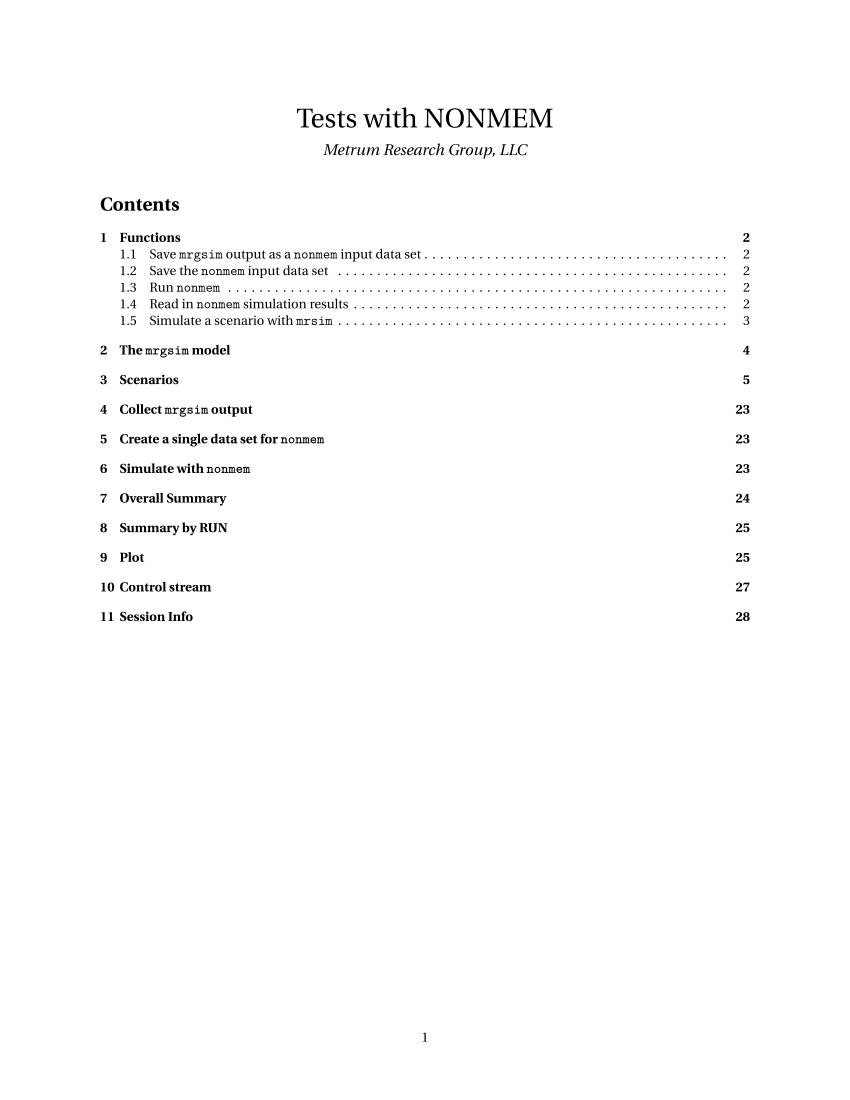

R code for this plot:
##' ---
##' title: "Tests with NONMEM"
##' author: "Metrum Research Group, LLC"
##' date: ""
##' output: 
##'   pdf_document:
##'     toc: true
##'     number_sections: true
##'     latex_engine: xelatex
##'     extra_dependencies:
##'       fontenc: T1
##'       mathdesign: utopia
##'   github_document:
##'     toc: true
##'     
##' ---

##' \newpage

Sys.setenv(RSTUDIO_PANDOC = "/usr/lib/rstudio-server/bin/pandoc")

#+ message = FALSE
.libPaths("/data/Rlibs")
library(mrgsolve)
library(dplyr)
library(readr)
library(ggplot2)

#+ echo = FALSE
knitr::opts_chunk$set(comment = '.', fig.path = "img/nmtest4-")
#+

carry <- c("cmt", "amt","ii", "addl", "rate", "evid", "ss")

##' # Functions
##' 
##' 
##' ## Save `mrgsim` output as a `nonmem` input data set
to_data_set <- function(x,id = NULL) {
  x <- as.data.frame(x)
  x <- mutate(x, C = '.', DV = '.', cmt = if_else(cmt==0, 2, cmt))
  x <- dplyr::select(x, "C", everything())
  if(is.numeric(id)) x <- mutate(x,ID = id)
  x
}

##' ## Save the `nonmem` input data set
sv <- function(x,file) {
  write.csv(file = file, row.names = FALSE, quote = FALSE, x)
}

##' ## Run `nonmem`
run <- function(number) {
  metrumrg::NONR(number, project = "model", 
                 command = "/opt/NONMEM/nm73/nmqual/autolog.pl", 
                 checkrunno=FALSE)
  return(tabread(number))
}

##' ## Read in `nonmem` simulation results
tabread <- function(number) {
  tab <- file.path("model", number, "TAB")
  if(file.exists(tab)) return(read_table(tab, skip=1))
  stop("the run failed")
}

##' ## Simulate a scenario with `mrsim`
sim <- function(x, e,...) {
  mrgsim(x, events = e, carry.out = carry, digits = 5, ...) 
}

##' \newpage
##' 
##' # The `mrgsim` model

code <- '
$SET req = ""
$PARAM CL = 1.1, V = 20, KA = 1.5
LAGT = 0, MODE = 0, DUR2 = 2, RAT2 = 10, BIOAV = 1

$PKMODEL cmt = "GUT CENT", depot = TRUE

$MAIN

F_CENT = BIOAV;
ALAG_CENT = LAGT;

if(MODE==1) R_CENT = RAT2;
if(MODE==2) D_CENT = DUR2;


$TABLE
capture DV = (CENT/(V/1000));
capture CP = DV;

$CAPTURE LAGT MODE DUR2 RAT2 BIOAV
'

mod <- mcode_cache("tests1", code)
mod <- update(mod, end=130, delta = 1)

##'
##'\newpage
##'
##' # Scenarios
##' 
##' ### Bolus doses, with additional
ev <- ev(amt = 100, ii = 24, addl = 3) 
ev
out1 <- sim(mod,ev)
plot(out1)
data1 <- to_data_set(out1, 1)

##' ### Bolus doses, lag time and bioav factor
ev <- ev(amt = 100, ii = 24, addl = 3, LAGT = 12.13, BIOAV = 2.23, cmt = 2) 
ev
out1.1 <- sim(mod,ev)
plot(out1.1)
data1.1 <- to_data_set(out1.1, 1.1)

##' ### Infusion doses, with additional
ev <- ev(amt = 100, ii = 24, addl = 3, rate = 100/10, cmt = 2) 
ev
out2 <- sim(mod,ev)
plot(out2)
data2 <- to_data_set(out2, 2)

##' ### Infusion doses to depot, with additional
ev <- ev(amt = 100, ii = 24, addl = 3, rate = 100/12, cmt = 1) 
ev
out2.1 <- sim(mod,ev)
plot(out2.1)
data2.1 <- to_data_set(out2.1, 2.1)


##' ### Infusion doses, with additional and lag time
ev <- ev(amt = 100, ii = 24, addl=3, rate = 100/10, LAGT = 4.15, cmt = 2) 
ev
out3 <- sim(mod,ev)
plot(out3)
data3 <- to_data_set(out3, 3)

##' ### Infusion doses, with lag time and bioav factor
ev <- ev(amt = 100, ii = 24, addl = 3, rate = 100/10, LAGT = 3.25, BIOAV = 0.412, cmt = 2) 
ev
out4 <- sim(mod,ev)
plot(out4)
data4 <- to_data_set(out4, 4)

##' ### Infusion doses at steady-state, with lag time and bioav factor
ev <- ev(amt = 100, ii = 24, addl = 3, rate = 100/10, LAGT = 3.16, BIOAV = 0.412, ss = 1, cmt = 2) 
ev
out5 <- sim(mod,ev)
plot(out5)
data5 <- to_data_set(out5, 5)

##' ### Infusion doses at steady state, II < DUR, with bioav factor
ev <- ev(amt = 100, ii = 6, addl = 12, rate = 100/10, BIOAV = 0.812, ss = 1, cmt = 2) 
ev
out6 <- sim(mod,ev)
plot(out6)
data6 <- to_data_set(out6, 6)

##' ### Infusion doses at steady state, II < DUR, no bioav factor
ev <- ev(amt = 100, ii = 6, addl = 12, rate = 100/10, ss = 1, cmt = 2) 
ev
out6.1 <- sim(mod,ev)
plot(out6.1)
data6.1 <- to_data_set(out6.1, 6.1)

##' ### Infusion doses at steady state where II is a multiple of DUR
ev <- ev(amt = 100, ii = 6, addl = 12, rate = signif(100/12,5), ss = 1, cmt = 2) 
ev
out6.2 <- sim(mod,ev)
plot(out6.2)
data6.2 <- to_data_set(out6.2, 6.2)

##' ### Infusion doses at steady state where II == DUR, with bioav factor
ev <- ev(amt = 100, ii = 10, addl = 8, rate = 100/10, LAGT = 0, BIOAV = 0.412, ss = 1, cmt = 2) 
ev
out7 <- sim(mod,ev)
plot(out7)
data7 <- to_data_set(out7, 7)

##' ### Infusion doses at steady state, where II == DUR
ev <- ev(amt = 100, ii = 10, addl = 8, rate = 100/10, ss = 1, cmt = 2) 
ev
out7.1 <- sim(mod,ev)
plot(out7.1)
data7.1 <- to_data_set(out7.1, 7.1)

##' ### Bolus doses at steady state, with bioav factor and lag time
ev <- ev(amt = 100, ii = 24, addl=3,  LAGT = 4, BIOAV = 0.412, ss = 1, cmt = 2) 
ev
out8 <- sim(mod,ev)
plot(out8)
data8 <- to_data_set(out8, 8)

##' ### Bolus doses with lag time and bioavability factor
ev <- ev(amt = 100, ii = 24, addl=3,  LAGT = 5, BIOAV = 0.412, cmt = 2) 
ev
out9 <- sim(mod,ev)
plot(out9)
data9 <- to_data_set(out9, 9)

##' ### Bolus / infusion
ev <- ev(amt = 100, cmt = 2, LAGT = 1) + ev(time = 13, amt = 50, ii = 24, addl = 2, rate = 24)
ev
out10 <- sim(mod,ev)
plot(out10)
data10 <- to_data_set(out10, 10)

##' ### Infusion with modeled duration, lag time, and bioav factor
ev <- ev(amt = 100, rate = -2, DUR2 = 9, MODE = 2, cmt = 2, ii = 24, addl = 3, LAGT = 5, BIOAV = 0.61)
ev
out11 <- sim(mod,ev)
plot(out11)
data11 <- to_data_set(out11,11)

##' ### Infusion with modeled duration, at steady state with bioav factor
ev <- ev(amt = 100, rate = -2, DUR2 = 9, MODE = 2, cmt = 2, ii = 12, addl = 5, ss = 1, BIOAV = 0.61)
ev
out12 <- sim(mod,ev)
plot(out12)
data12 <- to_data_set(out12,12)

##' ### Reset and dose (EVID 4) with additional
##' 
##' 
ev <- 
  ev(amt = 100, ii = 12, addl = 5, rate = 50, BIOAV = 0.61) + 
  ev(amt = 120, evid = 4, time = 80, BIOAV = 0.5, ii = 12, addl = 2)
ev
out13 <- sim(mod,ev)
plot(out13)
data13 <- to_data_set(out13,13)

##' ### Reset (EVID 3) with additional
##' 
##' 
ev <- 
  ev(amt = 100, ii = 12, addl = 3, rate = 50, BIOAV = 0.61) + 
  ev(amt = 0, evid = 3, time = 50, cmt = 2) + 
  ev(amt = 120, ii = 24, addl = 2, time = 54)
ev
out14 <- sim(mod,ev)
plot(out14)
data14 <- to_data_set(out14,14)


##' # Collect `mrgsim` output
sims <- list(out1,out1.1,out2,out2.1,out3,out4,out5,out6,out6.1,out6.2,out7,out7.1,
             out8,out9,out10,out11,out12,out13,out14)
sims <- lapply(sims, as.data.frame)
sims <- bind_rows(sims)

##' # Create a single data set for `nonmem`
data <- bind_rows(data1,data1.1,data2,data2.1,data3,data4,data5,data6,data6.1,data6.2,data7,data7.1,
                  data8,data9,data10,data11,data12,data13,data14)

sv(data, "data/1001.csv")

##' # Simulate with `nonmem`
out <- run(1001)


##' # Overall Summary
##' 
##' Dimensions for mrgsim and nonmem output
dim(out)
dim(sims)

##' This is the `nonmem` minus `mrgsim` summary
summary(out$CP - sims$CP)

data$NM <- out$CP
data$MRGSIM <- sims$CP

##' 
##' \newpage
##' 
##' # Summary by RUN
##' 
##' `diff` is the simulated `CP` from `nonmem` minus the simulated
##' `CP` from `mrgsim`
group_by(data,ID) %>% 
  mutate(diff = NM - MRGSIM) %>%
  summarise(mean = mean(diff), max = max(diff), min = min(diff))

##' # Plot
#+ fig.height = 8
ggplot(data = data) + 
  geom_point(aes(time,NM),color = "firebrick") + 
  geom_line(aes(time,MRGSIM,group = ID)) +
  facet_wrap(~ID, scales = "free_y", ncol = 3)

##' \newpage
##' 
##' # Control stream
#+ comment = "  "
writeLines(readLines("model/1001.ctl"))

##' \newpage
##' 
##' # Session Info
#+
devtools::session_info()
